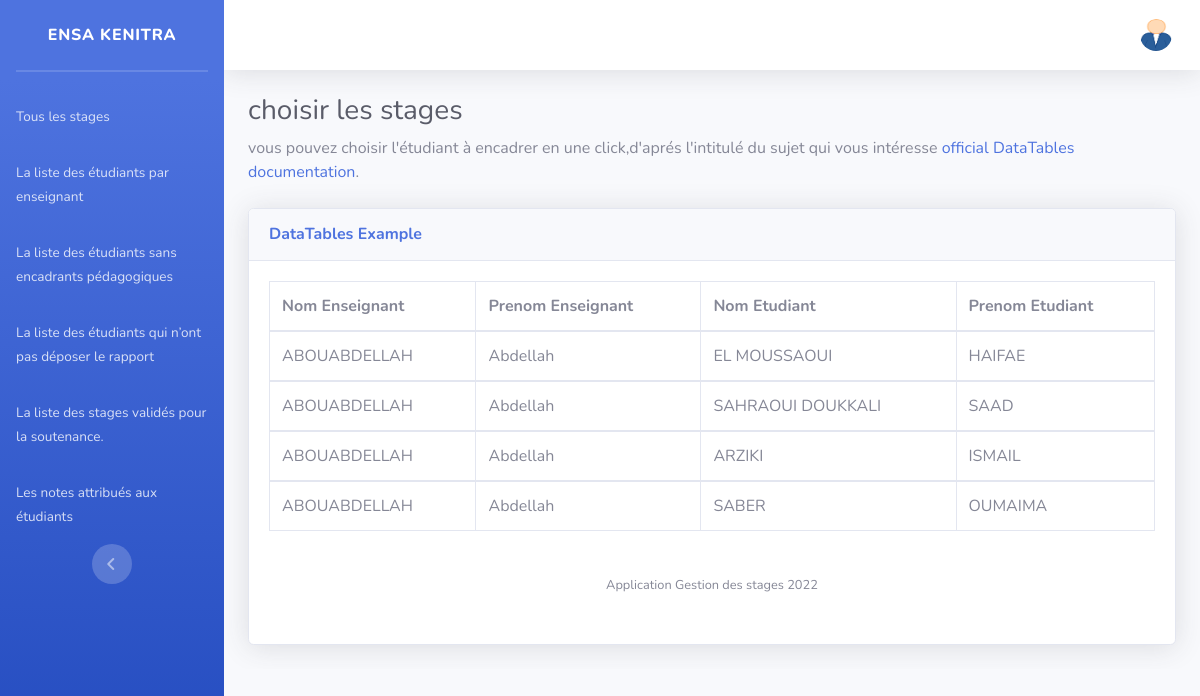
Page /listeEtuEnsei.php on the committed database.
### tables this page shows
CREATE TABLE `etudiant` (
  `id` int(11) NOT NULL,
  `diplôme` varchar(7) DEFAULT NULL,
  `apogee` int(8) DEFAULT NULL,
  `nom` varchar(25) DEFAULT NULL,
  `prenom` varchar(19) DEFAULT NULL,
  `email` varchar(41) DEFAULT NULL,
  `mdp` varchar(6) DEFAULT NULL,
  `url` text NOT NULL,
  `id_stage` int(7) DEFAULT NULL
);

CREATE TABLE `enseignant` (
  `id_enseignant` int(12) NOT NULL,
  `nomEns` varchar(22) DEFAULT NULL,
  `prenomEns` varchar(13) DEFAULT NULL,
  `email` varchar(33) DEFAULT NULL,
  `mdp` varchar(6) DEFAULT NULL,
  `url` text DEFAULT NULL
);

### listeEtuEnsei.php (the view, shortened to what this page needs)
<?php session_start();
include('includes/header.php');
include('includes/navbarAdmin.php');
$conn = mysqli_connect('localhost', 'root', '', 'projetstage') or die('Unable To connect');
try {
    $query = 'SELECT* FROM etudiant,enseignant,stage
WHERE stage.id_stage=etudiant.id_stage and enseignant.id_enseignant=stage.id_enseignant';
    $result = $conn->query($query);
?>
    <body id="page-top">
        <div id="wrapper">
            <div id="content-wrapper" class="d-flex flex-column">
                <div id="content">
                    <div class="container-fluid">
                        <h1 class="h3 mb-2 text-gray-800">choisir les stages </h1>
                        <p class="mb-4">vous pouvez choisir l'étudiant à encadrer en une click,d'aprés l'intitulé du sujet qui vous intéresse <a target="_blank" href="https://datatables.net">official DataTables documentation</a>.</p>
                        <div class="card shadow mb-4">
                            <div class="card-header py-3">
                                <h6 class="m-0 font-weight-bold text-primary">DataTables Example</h6>
                            </div>
                            <div class="card-body">
                                <div class="table-responsive">
                                    <table class="table table-bordered" id="dataTable" width="100%" cellspacing="0">
                                        <thead>
                                            <tr>
                                                <th>Nom Enseignant</th>
                                                <th>Prenom Enseignant</th>
                                                <th> Nom Etudiant </th>
                                                <th>Prenom Etudiant</th>
                                            </tr>
                                        </thead>
                                        <?php
                                        foreach ($result as $data) {
                                        ?>
                                            <tbody>
                                                <tr>
                                                    <td><?= $data['nomEns'] ?> </td>
                                                    <td><?= $data['prenomEns'] ?> </td>
                                                    <td><?= $data['nom'] ?> </td>
                                                    <td><?= $data['prenom'] ?> </td>
                                                </tr>
                                            </tbody>
                                        <?php
                                        }
                                        ?>
                                    </table>
                                <?php
                            } catch (PDOException $e) {
                                echo "Error: " . $e->getMessage();
                            }
                            include('includes/footer.php');
                                ?>

### rows in the picture
etudiant: enseignant.nomEns "ABOUABDELLAH", enseignant.prenomEns "Abdellah", nom "EL MOUSSAOUI", prenom "HAIFAE"
etudiant: enseignant.nomEns "ABOUABDELLAH", enseignant.prenomEns "Abdellah", nom "SAHRAOUI DOUKKALI", prenom "SAAD"
etudiant: enseignant.nomEns "ABOUABDELLAH", enseignant.prenomEns "Abdellah", nom "ARZIKI", prenom "ISMAIL"
etudiant: enseignant.nomEns "ABOUABDELLAH", enseignant.prenomEns "Abdellah", nom "SABER", prenom "OUMAIMA"
